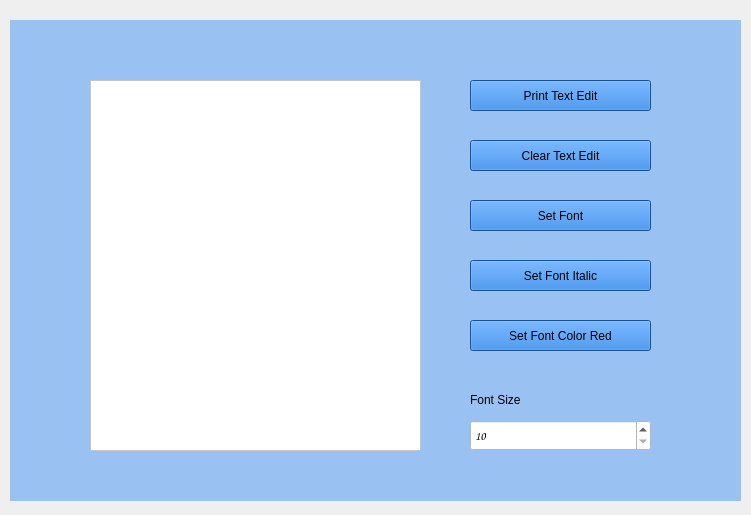
<?xml version="1.0" encoding="UTF-8"?>
<ui version="4.0">
 <class>Form</class>
 <widget class="QWidget" name="Form">
  <property name="geometry">
   <rect>
    <x>0</x>
    <y>0</y>
    <width>751</width>
    <height>515</height>
   </rect>
  </property>
  <property name="windowTitle">
   <string>Form</string>
  </property>
  <widget class="QStackedWidget" name="stackedWidget">
   <property name="geometry">
    <rect>
     <x>10</x>
     <y>20</y>
     <width>731</width>
     <height>481</height>
    </rect>
   </property>
   <property name="styleSheet">
    <string notr="true">background-color: rgb(153, 193, 241);</string>
   </property>
   <property name="currentIndex">
    <number>5</number>
   </property>
   <widget class="QWidget" name="page">
    <widget class="QPushButton" name="btn_login">
     <property name="geometry">
      <rect>
       <x>210</x>
       <y>240</y>
       <width>321</width>
       <height>41</height>
      </rect>
     </property>
     <property name="text">
      <string>로그인</string>
     </property>
    </widget>
    <widget class="QPushButton" name="btn_join">
     <property name="geometry">
      <rect>
       <x>210</x>
       <y>290</y>
       <width>321</width>
       <height>41</height>
      </rect>
     </property>
     <property name="text">
      <string>회원가입</string>
     </property>
    </widget>
    <widget class="QLineEdit" name="login_id">
     <property name="geometry">
      <rect>
       <x>330</x>
       <y>140</y>
       <width>201</width>
       <height>27</height>
      </rect>
     </property>
     <property name="styleSheet">
      <string notr="true">background-color: rgb(255, 255, 255);</string>
     </property>
     <property name="placeholderText">
      <string>아이디를 입력하세요</string>
     </property>
    </widget>
    <widget class="QLabel" name="label_5">
     <property name="geometry">
      <rect>
       <x>220</x>
       <y>180</y>
       <width>100</width>
       <height>20</height>
      </rect>
     </property>
     <property name="text">
      <string>비밀번호</string>
     </property>
     <property name="alignment">
      <set>Qt::AlignLeading|Qt::AlignLeft|Qt::AlignVCenter</set>
     </property>
    </widget>
    <widget class="QLineEdit" name="login_pwd">
     <property name="geometry">
      <rect>
       <x>330</x>
       <y>180</y>
       <width>201</width>
       <height>27</height>
      </rect>
     </property>
     <property name="styleSheet">
      <string notr="true">background-color: rgb(255, 255, 255);</string>
     </property>
     <property name="echoMode">
      <enum>QLineEdit::Password</enum>
     </property>
     <property name="placeholderText">
      <string>비밀번호를 입력하세요</string>
     </property>
    </widget>
    <widget class="QLabel" name="label_6">
     <property name="geometry">
      <rect>
       <x>220</x>
       <y>140</y>
       <width>100</width>
       <height>20</height>
      </rect>
     </property>
     <property name="text">
      <string>아이디</string>
     </property>
     <property name="alignment">
      <set>Qt::AlignLeading|Qt::AlignLeft|Qt::AlignVCenter</set>
     </property>
    </widget>
    <widget class="QPushButton" name="btn_search_page">
     <property name="geometry">
      <rect>
       <x>210</x>
       <y>340</y>
       <width>321</width>
       <height>41</height>
      </rect>
     </property>
     <property name="text">
      <string>아이디/비밀번호 찾기</string>
     </property>
    </widget>
   </widget>
   <widget class="QWidget" name="page_2">
    <widget class="QLabel" name="label_id">
     <property name="geometry">
      <rect>
       <x>190</x>
       <y>140</y>
       <width>100</width>
       <height>20</height>
      </rect>
     </property>
     <property name="text">
      <string>아이디</string>
     </property>
     <property name="alignment">
      <set>Qt::AlignLeading|Qt::AlignLeft|Qt::AlignVCenter</set>
     </property>
    </widget>
    <widget class="QLineEdit" name="join_id">
     <property name="geometry">
      <rect>
       <x>300</x>
       <y>140</y>
       <width>250</width>
       <height>27</height>
      </rect>
     </property>
     <property name="styleSheet">
      <string notr="true">background-color: rgb(255, 255, 255);</string>
     </property>
     <property name="placeholderText">
      <string>아이디를 입력하세요</string>
     </property>
    </widget>
    <widget class="QLabel" name="title">
     <property name="geometry">
      <rect>
       <x>320</x>
       <y>60</y>
       <width>151</width>
       <height>51</height>
      </rect>
     </property>
     <property name="font">
      <font>
       <weight>75</weight>
       <bold>true</bold>
      </font>
     </property>
     <property name="text">
      <string>&lt;html&gt;&lt;head/&gt;&lt;body&gt;&lt;p&gt;&lt;span style=&quot; font-size:18pt;&quot;&gt;회원가입&lt;/span&gt;&lt;/p&gt;&lt;/body&gt;&lt;/html&gt;</string>
     </property>
     <property name="alignment">
      <set>Qt::AlignCenter</set>
     </property>
    </widget>
    <widget class="QLabel" name="label_pwd">
     <property name="geometry">
      <rect>
       <x>190</x>
       <y>180</y>
       <width>100</width>
       <height>20</height>
      </rect>
     </property>
     <property name="text">
      <string>비밀번호</string>
     </property>
     <property name="alignment">
      <set>Qt::AlignLeading|Qt::AlignLeft|Qt::AlignVCenter</set>
     </property>
    </widget>
    <widget class="QPushButton" name="btn_submit">
     <property name="geometry">
      <rect>
       <x>230</x>
       <y>360</y>
       <width>131</width>
       <height>61</height>
      </rect>
     </property>
     <property name="text">
      <string>확인</string>
     </property>
    </widget>
    <widget class="QLabel" name="label_pwd_chk">
     <property name="geometry">
      <rect>
       <x>190</x>
       <y>220</y>
       <width>100</width>
       <height>20</height>
      </rect>
     </property>
     <property name="text">
      <string>비밀번호확인</string>
     </property>
     <property name="alignment">
      <set>Qt::AlignLeading|Qt::AlignLeft|Qt::AlignVCenter</set>
     </property>
    </widget>
    <widget class="QPushButton" name="btn_cancel">
     <property name="geometry">
      <rect>
       <x>390</x>
       <y>360</y>
       <width>131</width>
       <height>61</height>
      </rect>
     </property>
     <property name="text">
      <string>취소</string>
     </property>
    </widget>
    <widget class="QLineEdit" name="join_pwd">
     <property name="geometry">
      <rect>
       <x>300</x>
       <y>180</y>
       <width>250</width>
       <height>27</height>
      </rect>
     </property>
     <property name="styleSheet">
      <string notr="true">background-color: rgb(255, 255, 255);</string>
     </property>
     <property name="echoMode">
      <enum>QLineEdit::Password</enum>
     </property>
     <property name="placeholderText">
      <string>비밀번호를 입력하세요</string>
     </property>
    </widget>
    <widget class="QLineEdit" name="join_pwd_chk">
     <property name="geometry">
      <rect>
       <x>300</x>
       <y>220</y>
       <width>250</width>
       <height>27</height>
      </rect>
     </property>
     <property name="styleSheet">
      <string notr="true">background-color: rgb(255, 255, 255);</string>
     </property>
     <property name="echoMode">
      <enum>QLineEdit::Password</enum>
     </property>
     <property name="placeholderText">
      <string>비밀번호를 입력하세요</string>
     </property>
    </widget>
    <widget class="QLineEdit" name="join_tel">
     <property name="geometry">
      <rect>
       <x>300</x>
       <y>260</y>
       <width>250</width>
       <height>27</height>
      </rect>
     </property>
     <property name="styleSheet">
      <string notr="true">background-color: rgb(255, 255, 255);</string>
     </property>
     <property name="text">
      <string/>
     </property>
     <property name="echoMode">
      <enum>QLineEdit::Normal</enum>
     </property>
     <property name="placeholderText">
      <string>'-'를 제외한 숫자로만 입력해 주세요</string>
     </property>
    </widget>
    <widget class="QLabel" name="label_tel">
     <property name="geometry">
      <rect>
       <x>190</x>
       <y>260</y>
       <width>100</width>
       <height>20</height>
      </rect>
     </property>
     <property name="text">
      <string>연락처</string>
     </property>
     <property name="alignment">
      <set>Qt::AlignLeading|Qt::AlignLeft|Qt::AlignVCenter</set>
     </property>
    </widget>
   </widget>
   <widget class="QWidget" name="page_4">
    <widget class="QLineEdit" name="search_id">
     <property name="geometry">
      <rect>
       <x>310</x>
       <y>250</y>
       <width>250</width>
       <height>27</height>
      </rect>
     </property>
     <property name="styleSheet">
      <string notr="true">background-color: rgb(255, 255, 255);</string>
     </property>
     <property name="placeholderText">
      <string>아이디를 입력하세요</string>
     </property>
    </widget>
    <widget class="QLineEdit" name="search_tel">
     <property name="geometry">
      <rect>
       <x>310</x>
       <y>210</y>
       <width>250</width>
       <height>27</height>
      </rect>
     </property>
     <property name="styleSheet">
      <string notr="true">background-color: rgb(255, 255, 255);</string>
     </property>
     <property name="text">
      <string/>
     </property>
     <property name="echoMode">
      <enum>QLineEdit::Normal</enum>
     </property>
     <property name="placeholderText">
      <string>'-'를 제외한 숫자로만 입력해 주세요</string>
     </property>
    </widget>
    <widget class="QPushButton" name="btn_cancel2">
     <property name="geometry">
      <rect>
       <x>380</x>
       <y>330</y>
       <width>131</width>
       <height>61</height>
      </rect>
     </property>
     <property name="text">
      <string>취소</string>
     </property>
    </widget>
    <widget class="QLabel" name="title_2">
     <property name="geometry">
      <rect>
       <x>250</x>
       <y>80</y>
       <width>251</width>
       <height>51</height>
      </rect>
     </property>
     <property name="font">
      <font>
       <weight>75</weight>
       <bold>true</bold>
      </font>
     </property>
     <property name="text">
      <string>&lt;html&gt;&lt;head/&gt;&lt;body&gt;&lt;p&gt;&lt;span style=&quot; font-size:18pt;&quot;&gt;아이디 비밀번호 찾기&lt;/span&gt;&lt;/p&gt;&lt;/body&gt;&lt;/html&gt;</string>
     </property>
     <property name="alignment">
      <set>Qt::AlignCenter</set>
     </property>
    </widget>
    <widget class="QPushButton" name="btn_search">
     <property name="geometry">
      <rect>
       <x>220</x>
       <y>330</y>
       <width>131</width>
       <height>61</height>
      </rect>
     </property>
     <property name="text">
      <string>확인</string>
     </property>
    </widget>
    <widget class="QLabel" name="label_tel2">
     <property name="geometry">
      <rect>
       <x>200</x>
       <y>210</y>
       <width>100</width>
       <height>20</height>
      </rect>
     </property>
     <property name="text">
      <string>연락처</string>
     </property>
     <property name="alignment">
      <set>Qt::AlignLeading|Qt::AlignLeft|Qt::AlignVCenter</set>
     </property>
    </widget>
    <widget class="QLabel" name="label_id2">
     <property name="geometry">
      <rect>
       <x>200</x>
       <y>250</y>
       <width>100</width>
       <height>20</height>
      </rect>
     </property>
     <property name="text">
      <string>아이디</string>
     </property>
     <property name="alignment">
      <set>Qt::AlignLeading|Qt::AlignLeft|Qt::AlignVCenter</set>
     </property>
    </widget>
    <widget class="QRadioButton" name="search_gubun1">
     <property name="geometry">
      <rect>
       <x>210</x>
       <y>150</y>
       <width>111</width>
       <height>25</height>
      </rect>
     </property>
     <property name="text">
      <string>아이디 찾기</string>
     </property>
     <property name="checked">
      <bool>true</bool>
     </property>
    </widget>
    <widget class="QRadioButton" name="search_gubun2">
     <property name="geometry">
      <rect>
       <x>410</x>
       <y>150</y>
       <width>111</width>
       <height>25</height>
      </rect>
     </property>
     <property name="text">
      <string>비밀번호 찾기</string>
     </property>
    </widget>
   </widget>
   <widget class="QWidget" name="page_3">
    <widget class="QLabel" name="label_7">
     <property name="geometry">
      <rect>
       <x>340</x>
       <y>160</y>
       <width>161</width>
       <height>61</height>
      </rect>
     </property>
     <property name="font">
      <font>
       <pointsize>20</pointsize>
      </font>
     </property>
     <property name="text">
      <string>로그인 성공</string>
     </property>
    </widget>
    <widget class="QLabel" name="label_8">
     <property name="geometry">
      <rect>
       <x>290</x>
       <y>250</y>
       <width>201</width>
       <height>171</height>
      </rect>
     </property>
     <property name="font">
      <font>
       <pointsize>8</pointsize>
      </font>
     </property>
     <property name="text">
      <string/>
     </property>
     <property name="pixmap">
      <pixmap>../../../../Downloads/pngwing.com(1).png</pixmap>
     </property>
     <property name="scaledContents">
      <bool>true</bool>
     </property>
    </widget>
   </widget>
   <widget class="QWidget" name="page_5">
    <widget class="QListWidget" name="list_widget">
     <property name="geometry">
      <rect>
       <x>30</x>
       <y>70</y>
       <width>661</width>
       <height>201</height>
      </rect>
     </property>
     <property name="styleSheet">
      <string notr="true">background-color: rgb(255, 255, 255);</string>
     </property>
     <property name="dragEnabled">
      <bool>true</bool>
     </property>
     <property name="alternatingRowColors">
      <bool>true</bool>
     </property>
     <property name="selectionMode">
      <enum>QAbstractItemView::MultiSelection</enum>
     </property>
    </widget>
    <widget class="QLineEdit" name="input_list">
     <property name="geometry">
      <rect>
       <x>30</x>
       <y>290</y>
       <width>481</width>
       <height>31</height>
      </rect>
     </property>
     <property name="styleSheet">
      <string notr="true">background-color: rgb(255, 255, 255);</string>
     </property>
    </widget>
    <widget class="QLineEdit" name="input_list2">
     <property name="geometry">
      <rect>
       <x>30</x>
       <y>330</y>
       <width>341</width>
       <height>31</height>
      </rect>
     </property>
     <property name="styleSheet">
      <string notr="true">background-color: rgb(255, 255, 255);</string>
     </property>
    </widget>
    <widget class="QSpinBox" name="insert_spin">
     <property name="geometry">
      <rect>
       <x>390</x>
       <y>330</y>
       <width>121</width>
       <height>31</height>
      </rect>
     </property>
     <property name="styleSheet">
      <string notr="true">background-color: rgb(255, 255, 255);</string>
     </property>
    </widget>
    <widget class="QPushButton" name="btn_add">
     <property name="geometry">
      <rect>
       <x>540</x>
       <y>290</y>
       <width>150</width>
       <height>27</height>
      </rect>
     </property>
     <property name="styleSheet">
      <string notr="true">background-color: rgb(28, 113, 216);</string>
     </property>
     <property name="text">
      <string>ADD</string>
     </property>
    </widget>
    <widget class="QPushButton" name="btn_insert">
     <property name="geometry">
      <rect>
       <x>540</x>
       <y>330</y>
       <width>150</width>
       <height>27</height>
      </rect>
     </property>
     <property name="styleSheet">
      <string notr="true">background-color: rgb(28, 113, 216);</string>
     </property>
     <property name="text">
      <string>INSERT</string>
     </property>
    </widget>
    <widget class="QPushButton" name="btn_print">
     <property name="geometry">
      <rect>
       <x>30</x>
       <y>380</y>
       <width>150</width>
       <height>27</height>
      </rect>
     </property>
     <property name="styleSheet">
      <string notr="true">background-color: rgb(28, 113, 216);</string>
     </property>
     <property name="text">
      <string>PRINT</string>
     </property>
    </widget>
    <widget class="QPushButton" name="btn_print_multi">
     <property name="geometry">
      <rect>
       <x>200</x>
       <y>380</y>
       <width>150</width>
       <height>27</height>
      </rect>
     </property>
     <property name="styleSheet">
      <string notr="true">background-color: rgb(28, 113, 216);</string>
     </property>
     <property name="text">
      <string>PRINT_MULTI</string>
     </property>
    </widget>
    <widget class="QPushButton" name="btn_clear">
     <property name="geometry">
      <rect>
       <x>540</x>
       <y>380</y>
       <width>150</width>
       <height>27</height>
      </rect>
     </property>
     <property name="styleSheet">
      <string notr="true">background-color: rgb(28, 113, 216);</string>
     </property>
     <property name="text">
      <string>CLEAR</string>
     </property>
    </widget>
    <widget class="QPushButton" name="btn_remove">
     <property name="geometry">
      <rect>
       <x>370</x>
       <y>380</y>
       <width>150</width>
       <height>27</height>
      </rect>
     </property>
     <property name="styleSheet">
      <string notr="true">background-color: rgb(28, 113, 216);</string>
     </property>
     <property name="text">
      <string>REMOVE</string>
     </property>
    </widget>
   </widget>
   <widget class="QWidget" name="page_6">
    <widget class="QTextEdit" name="textEdit">
     <property name="geometry">
      <rect>
       <x>80</x>
       <y>60</y>
       <width>331</width>
       <height>371</height>
      </rect>
     </property>
     <property name="styleSheet">
      <string notr="true">background-color: rgb(255, 255, 255);</string>
     </property>
    </widget>
    <widget class="QPushButton" name="btn_pte">
     <property name="geometry">
      <rect>
       <x>460</x>
       <y>60</y>
       <width>181</width>
       <height>31</height>
      </rect>
     </property>
     <property name="styleSheet">
      <string notr="true">background-color: rgb(28, 113, 216);</string>
     </property>
     <property name="text">
      <string>Print Text Edit</string>
     </property>
    </widget>
    <widget class="QPushButton" name="btn_cte">
     <property name="geometry">
      <rect>
       <x>460</x>
       <y>120</y>
       <width>181</width>
       <height>31</height>
      </rect>
     </property>
     <property name="styleSheet">
      <string notr="true">background-color: rgb(28, 113, 216);</string>
     </property>
     <property name="text">
      <string>Clear Text Edit</string>
     </property>
    </widget>
    <widget class="QPushButton" name="btn_sf">
     <property name="geometry">
      <rect>
       <x>460</x>
       <y>180</y>
       <width>181</width>
       <height>31</height>
      </rect>
     </property>
     <property name="styleSheet">
      <string notr="true">background-color: rgb(28, 113, 216);</string>
     </property>
     <property name="text">
      <string>Set Font</string>
     </property>
    </widget>
    <widget class="QPushButton" name="btn_sfi">
     <property name="geometry">
      <rect>
       <x>460</x>
       <y>240</y>
       <width>181</width>
       <height>31</height>
      </rect>
     </property>
     <property name="styleSheet">
      <string notr="true">background-color: rgb(28, 113, 216);</string>
     </property>
     <property name="text">
      <string>Set Font Italic</string>
     </property>
    </widget>
    <widget class="QPushButton" name="btn_sfcr">
     <property name="geometry">
      <rect>
       <x>460</x>
       <y>300</y>
       <width>181</width>
       <height>31</height>
      </rect>
     </property>
     <property name="styleSheet">
      <string notr="true">background-color: rgb(28, 113, 216);</string>
     </property>
     <property name="text">
      <string>Set Font Color Red</string>
     </property>
    </widget>
    <widget class="QSpinBox" name="input_fs">
     <property name="geometry">
      <rect>
       <x>460</x>
       <y>400</y>
       <width>181</width>
       <height>31</height>
      </rect>
     </property>
     <property name="font">
      <font>
       <family>Z003</family>
       <italic>true</italic>
      </font>
     </property>
     <property name="styleSheet">
      <string notr="true">background-color: rgb(255, 255, 255);</string>
     </property>
     <property name="minimum">
      <number>10</number>
     </property>
    </widget>
    <widget class="QLabel" name="label">
     <property name="geometry">
      <rect>
       <x>460</x>
       <y>370</y>
       <width>66</width>
       <height>19</height>
      </rect>
     </property>
     <property name="text">
      <string>Font Size</string>
     </property>
    </widget>
   </widget>
  </widget>
 </widget>
 <resources/>
 <connections/>
</ui>
